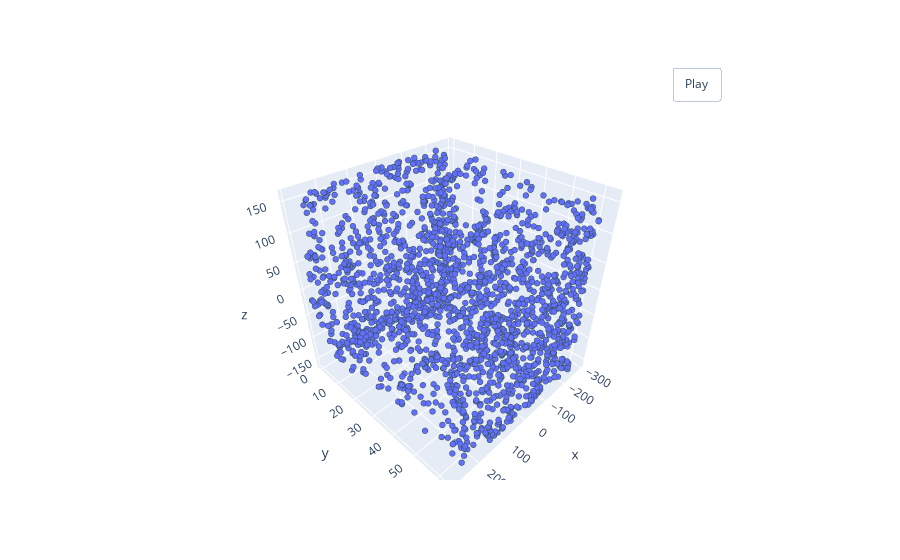

Source (notebook cell):
### Code cell
pcshow(*pc.T)

### Figure 1 — Plotly figure (JSON) as saved in the notebook; plotly's stock layout.template omitted (floating-point values rounded to 4 significant figures; data arrays with more than 128 entries replaced by an {"elided": "..."} marker saying what was removed)
{"data": [{"marker": {"line": {"color": "DarkSlateGrey", "width": 2}, "size": 2}, "mode": "markers", "type": "scatter3d", "x": {"elided": "2048 float values"}, "y": {"elided": "2048 float values"}, "z": {"elided": "2048 float values"}}], "layout": {"updatemenus": [{"buttons": [{"args": [null, {"frame": {"duration": 50, "redraw": true}, "fromcurrent": true, "mode": "immediate", "transition": {"duration": 0}}], "label": "Play", "method": "animate"}], "pad": {"r": 10, "t": 45}, "showactive": false, "type": "buttons", "x": 0.8, "xanchor": "left", "y": 1, "yanchor": "bottom"}]}}
